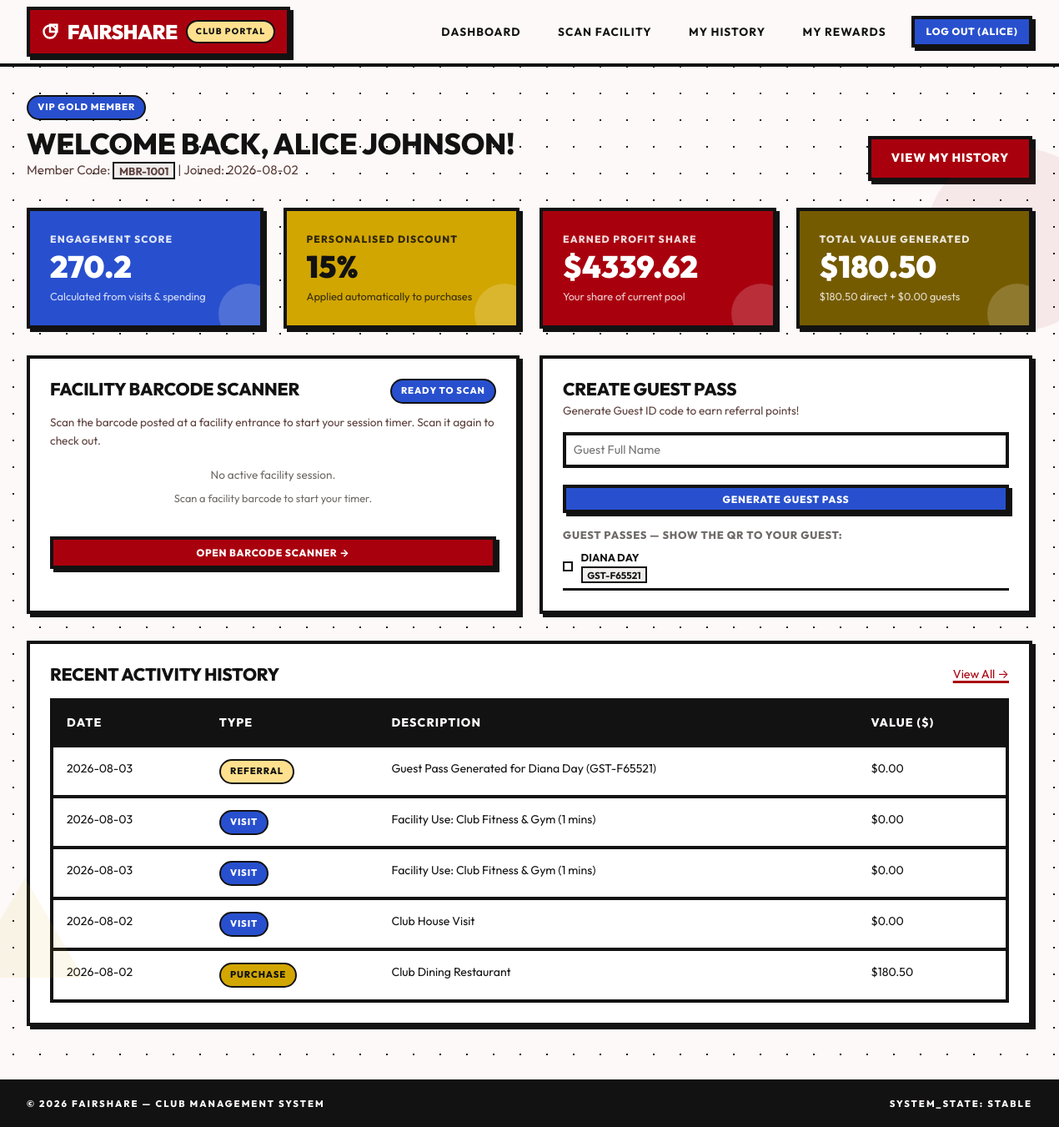
Before: /member/dashboard (signed in) with the older database file.
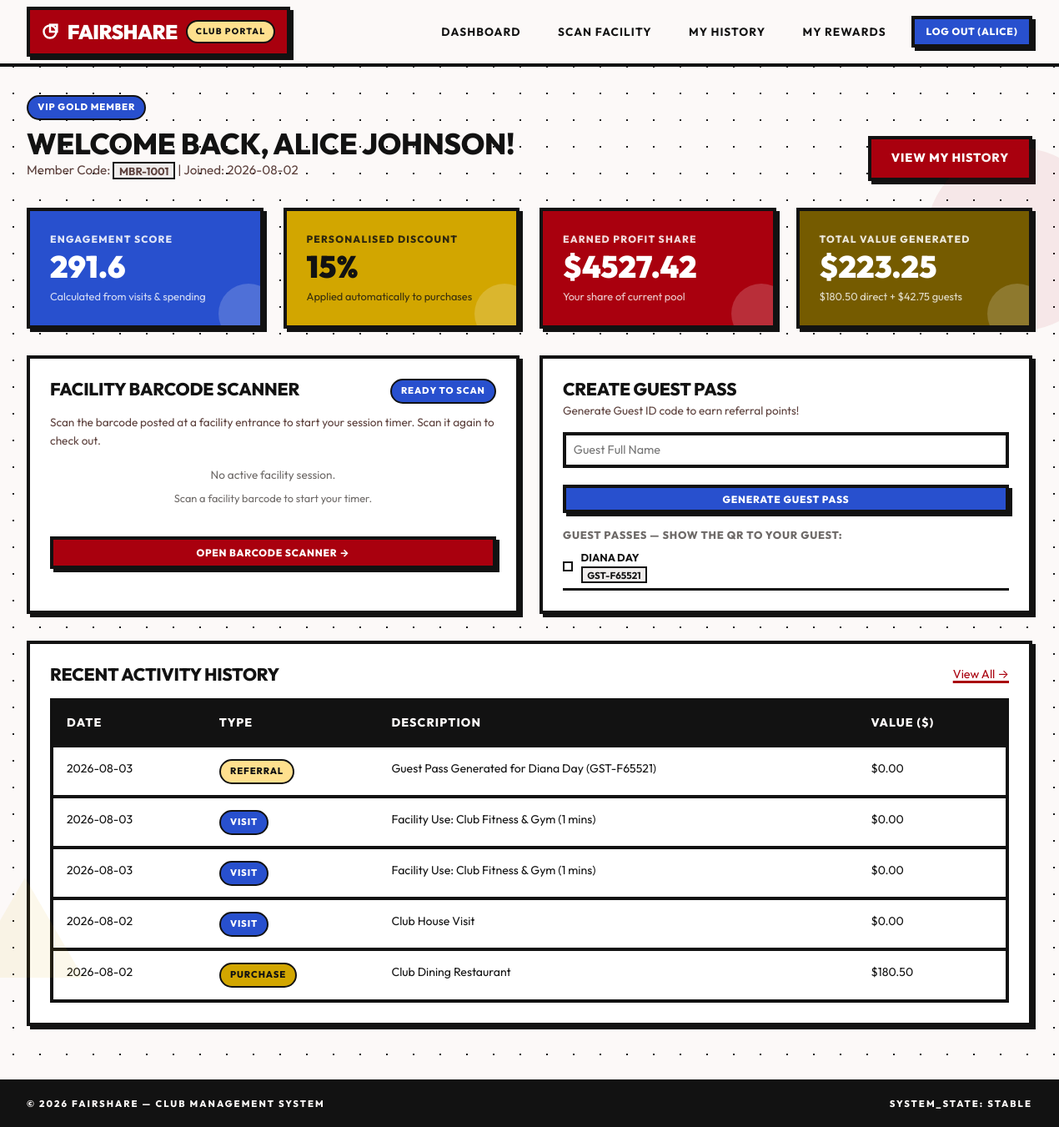
After: the same page with the newer database file.
### tables this page shows
CREATE TABLE users (
            id INTEGER PRIMARY KEY AUTOINCREMENT,
            username TEXT UNIQUE NOT NULL,
            password_hash TEXT NOT NULL,
            role TEXT NOT NULL CHECK(role IN ('member', 'admin')),
            created_at TIMESTAMP DEFAULT CURRENT_TIMESTAMP
        );

CREATE TABLE members (
            id INTEGER PRIMARY KEY AUTOINCREMENT,
            user_id INTEGER UNIQUE NOT NULL,
            full_name TEXT NOT NULL,
            membership_type TEXT NOT NULL DEFAULT 'Standard',
            email TEXT NOT NULL,
            phone TEXT,
            member_code TEXT UNIQUE NOT NULL,
            join_date TIMESTAMP DEFAULT CURRENT_TIMESTAMP,
            FOREIGN KEY (user_id) REFERENCES users (id) ON DELETE CASCADE
        );

CREATE TABLE rewards (
            id INTEGER PRIMARY KEY AUTOINCREMENT,
            member_id INTEGER NOT NULL,
            engagement_score REAL DEFAULT 0.0,
            discount_percentage REAL DEFAULT 0.0,
            earned_profit_share REAL DEFAULT 0.0,
            redemption_code TEXT UNIQUE NOT NULL,
            status TEXT DEFAULT 'active' CHECK(status IN ('active', 'redeemed')),
            created_at TIMESTAMP DEFAULT CURRENT_TIMESTAMP,
            FOREIGN KEY (member_id) REFERENCES members (id) ON DELETE CASCADE
        );

CREATE TABLE guest_ids (
            id INTEGER PRIMARY KEY AUTOINCREMENT,
            guest_code TEXT UNIQUE NOT NULL,
            guest_name TEXT NOT NULL,
            host_member_id INTEGER NOT NULL,
            created_at TIMESTAMP DEFAULT CURRENT_TIMESTAMP,
            FOREIGN KEY (host_member_id) REFERENCES members (id) ON DELETE CASCADE
        );

CREATE TABLE activities (
            id INTEGER PRIMARY KEY AUTOINCREMENT,
            member_id INTEGER NOT NULL,
            activity_type TEXT NOT NULL CHECK(activity_type IN ('visit', 'purchase', 'referral', 'facility')),
            service_name TEXT NOT NULL,
            transaction_value REAL DEFAULT 0.0,
            guest_count INTEGER DEFAULT 0,
            created_at TIMESTAMP DEFAULT CURRENT_TIMESTAMP,
            FOREIGN KEY (member_id) REFERENCES members (id) ON DELETE CASCADE
        );

### main.py (the view)
@app.route('/member/dashboard')
@login_required
def member_dashboard():
    conn = get_db()
    cursor = conn.cursor()
    cursor.execute("SELECT * FROM members WHERE user_id = ?", (session['user_id'],))
    member = cursor.fetchone()
    if not member:
        conn.close()
        flash('Member profile not found.', 'danger')
        return redirect(url_for('index'))
    rewards = EngagementEngine.update_member_rewards(member['id'])
    cursor.execute('''
        SELECT activity_type, service_name, transaction_value, guest_count, created_at
        FROM activities WHERE member_id = ? ORDER BY created_at DESC LIMIT 5
    ''', (member['id'],))
    recent_activities = cursor.fetchall()
    cursor.execute('''
        SELECT * FROM facility_checkins WHERE member_id = ? AND guest_id IS NULL AND status = 'active'
    ''', (member['id'],))
    active_checkin = cursor.fetchone()
    cursor.execute("SELECT * FROM guest_ids WHERE host_member_id = ? ORDER BY created_at DESC", (member['id'],))
    guests = cursor.fetchall()
    conn.close()
    return render_template('member/dashboard.html', member=member, rewards=rewards,
                           recent_activities=recent_activities, active_checkin=active_checkin, guests=guests)

### database.py (called while the page is built)
def get_db():
    db_path = Config.DATABASE
    os.makedirs(os.path.dirname(db_path), exist_ok=True)
    conn = sqlite3.connect(db_path)
    conn.row_factory = sqlite3.Row
    conn.execute("PRAGMA foreign_keys = ON;")
    return conn

### main.py (called while the page is built)
@app.after_request
def add_header(response):
    if app.debug:
        response.headers['Cache-Control'] = 'no-cache, no-store, must-revalidate'
    else:
        response.headers['Cache-Control'] = 'public, max-age=3600'
    return response

def login_required(f):
    @functools.wraps(f)
    def decorated_function(*args, **kwargs):
        if 'user_id' not in session:
            flash('Please log in to access this page.', 'warning')
            return redirect(url_for('login'))
        return f(*args, **kwargs)
    return decorated_function

@app.context_processor
def inject_user():
    user = None
    member = None
    guest = None
    if 'user_id' in session:
        conn = get_db()
        cursor = conn.cursor()
        cursor.execute("SELECT id, username, role FROM users WHERE id = ?", (session['user_id'],))
        user = cursor.fetchone()
        if user and user['role'] == 'member':
            cursor.execute("SELECT * FROM members WHERE user_id = ?", (user['id'],))
            member = cursor.fetchone()
        conn.close()
    if 'guest_id' in session:
        conn = get_db()
        cursor = conn.cursor()
        cursor.execute("SELECT id, guest_name, guest_code FROM guest_ids WHERE id = ?", (session['guest_id'],))
        guest = cursor.fetchone()
        conn.close()
    return dict(current_user=user, current_member=member, current_guest=guest)

### models.py (called while the page is built)
    @staticmethod
    def get_settings():
        conn = get_db()
        cursor = conn.cursor()
        cursor.execute("SELECT * FROM reward_settings ORDER BY id DESC LIMIT 1")
        settings = cursor.fetchone()
        conn.close()
        return settings

    @staticmethod
    def calculate_discount_band(score):
        if score >= 350:
            return 20.0
        elif score >= 200:
            return 15.0
        elif score >= 100:
            return 10.0
        elif score >= 50:
            return 5.0
        return 0.0

### templates/member/dashboard.html (shortened to what this page needs)
{% extends "base.html" %}
{% block content %}
<div style="display: flex; justify-content: space-between; align-items: flex-end; margin-bottom: 2rem;">
  <div>
    <span class="badge badge-blue" style="margin-bottom: 0.5rem;">{{ member.membership_type }} Member</span>
    <h1 style="font-size: 2.2rem;">Welcome back, {{ member.full_name }}!</h1>
    <p style="color: var(--text-muted); font-size: 0.95rem;">Member Code: <code>{{ member.member_code }}</code> | Joined: {{ member.join_date[:10] }}</p>
  </div>
  <a href="{{ url_for('member_activity') }}" class="btn btn-primary">View My History</a>
</div>
<div class="grid grid-cols-4" style="margin-bottom: 2rem;">
  <div class="card stat-card blue">
    <span class="stat-label">Engagement Score</span>
    <span class="stat-value">{{ "%.1f"|format(rewards.engagement_score) }}</span>
    <span class="stat-desc">Calculated from visits & spending</span>
  </div>
  <div class="card stat-card emerald">
    <span class="stat-label">Personalised Discount</span>
    <span class="stat-value">{{ "%.0f"|format(rewards.discount_percentage) }}%</span>
    <span class="stat-desc">Applied automatically to purchases</span>
  </div>
  <div class="card stat-card red">
    <span class="stat-label">Earned Profit Share</span>
    <span class="stat-value">${{ "%.2f"|format(rewards.earned_profit_share) }}</span>
    <span class="stat-desc">Your share of current pool</span>
  </div>
  <div class="card stat-card purple">
    <span class="stat-label">Total Value Generated</span>
    <span class="stat-value">${{ "%.2f"|format(rewards.details.total_spending) }}</span>
    <span class="stat-desc">${{ "%.2f"|format(rewards.details.direct_spending) }} direct + ${{ "%.2f"|format(rewards.details.guest_spending) }} guests</span>
  </div>
</div>
<div class="grid grid-cols-2" style="gap: 1.5rem; margin-bottom: 2rem;">
  <div class="card">
    <div style="display: flex; justify-content: space-between; align-items: flex-start; margin-bottom: 0.75rem;">
      <h3>Facility Barcode Scanner</h3>
      {% if active_checkin %}
        <span class="badge badge-emerald">Session Active</span>
      {% else %}
        <span class="badge badge-blue">Ready to Scan</span>
      {% endif %}
    </div>
    <p style="color: var(--text-muted); font-size: 0.85rem;">Scan the barcode posted at a facility entrance to start your session timer. Scan it again to check out.</p>
    {% if active_checkin %}
      <div class="session-active" style="margin-top: 1rem;">
        <p style="font-weight: 800; color: var(--ink); font-size: 0.95rem;">{{ active_checkin.facility_name }}</p>
        <p style="color: var(--ink); font-size: 0.85rem; margin-top: 0.2rem;">Started at {{ active_checkin.check_in_time[11:16] }} — scan the same barcode again to check out.</p>
      </div>
    {% else %}
      <div style="padding: 1.25rem 0; text-align: center;">
        <p style="color: var(--text-dim); font-size: 0.85rem;">No active facility session.</p>
        <p style="color: var(--text-dim); font-size: 0.8rem; margin-top: 0.35rem;">Scan a facility barcode to start your timer.</p>
      </div>
    {% endif %}
    <a href="{{ url_for('member_scan') }}" class="btn btn-primary btn-sm" style="width: 100%; margin-top: 1rem;">Open Barcode Scanner &rarr;</a>
  </div>
  <div class="card">
    <h3>Create Guest Pass</h3>
    <p style="color: var(--text-muted); font-size: 0.85rem; margin-top: 0.25rem; margin-bottom: 0.85rem;">Generate Guest ID code to earn referral points!</p>
    <form action="{{ url_for('member_guest_create') }}" method="POST">
      <div class="form-group">
        <input type="text" name="guest_name" class="form-control" placeholder="Guest Full Name" required style="font-size: 0.9rem; padding: 0.55rem;">
      </div>
      <button type="submit" class="btn btn-secondary btn-sm" style="width: 100%;">Generate Guest Pass</button>
    </form>
    {% if guests %}
      <div style="margin-top: 1rem; max-height: 170px; overflow-y: auto; font-size: 0.8rem;">
        <span style="color: var(--text-dim); font-weight: 800; text-transform: uppercase; letter-spacing: 0.06em;">Guest Passes — show the QR to your guest:</span>
        {% for g in guests[:3] %}
          <div style="display: flex; align-items: center; gap: 0.6rem; border-bottom: 3px solid var(--ink); padding: 0.4rem 0;">
            <div class="guest-pass-qr"><div data-qr="{{ g.guest_code }}" data-qr-width="52"></div></div>
            <div style="flex: 1;">
              <p style="font-weight: 700; text-transform: uppercase;">{{ g.guest_name }}</p>
              <code style="color: var(--ink); font-size: 0.72rem;">{{ g.guest_code }}</code>
            </div>
          </div>
        {% endfor %}
      </div>
    {% endif %}
  </div>
</div>
<div class="card">
  <div style="display: flex; justify-content: space-between; align-items: center; margin-bottom: 1rem;">
    <h3>Recent Activity History</h3>
    <a href="{{ url_for('member_activity') }}" class="u-link" style="font-size: 0.9rem;">View All &rarr;</a>
  </div>
  <div class="table-container">
    <table class="table">
      <thead>
        <tr>
          <th>Date</th>
          <th>Type</th>
          <th>Description</th>
          <th>Value ($)</th>
        </tr>
      </thead>
      <tbody>
        {% for act in recent_activities %}
          <tr>
            <td>{{ act.created_at[:10] }}</td>
            <td>
              {% if act.activity_type == 'visit' %}
                <span class="badge badge-blue">Visit</span>
              {% elif act.activity_type == 'purchase' %}
                <span class="badge badge-emerald">Purchase</span>
              {% elif act.activity_type == 'referral' %}
                <span class="badge badge-amber">Referral</span>
              {% else %}
                <span class="badge badge-purple">Facility</span>
              {% endif %}
            </td>
            <td>{{ act.service_name }}</td>
            <td>${{ "%.2f"|format(act.transaction_value) }}</td>
          </tr>
        {% else %}
          <tr>
            <td colspan="4" style="text-align: center; color: var(--text-muted);">No activity logged yet.</td>
          </tr>
        {% endfor %}
      </tbody>
    </table>
  </div>
</div>
{% endblock %}

### templates/base.html (shortened to what this page needs)
<!DOCTYPE html>
<html lang="en">
<head>
  <link rel="stylesheet" href="{{ url_for('static', filename='css/styles.css') }}?v=3">
</head>
<body>
  <nav class="navbar">
    <div class="navbar-container">
      <a href="{% if current_user %}{% if current_user.role == 'admin' %}{{ url_for('admin_dashboard') }}{% else %}{{ url_for('member_dashboard') }}{% endif %}{% else %}{{ url_for('index') }}{% endif %}" class="brand-logo">
        <svg width="20" height="20" viewBox="0 0 24 24" fill="none" stroke="currentColor" stroke-width="3" stroke-linecap="square">
          <circle cx="12" cy="12" r="9"></circle>
          <rect x="12" y="2" width="10" height="10"></rect>
        </svg>
        FairShare
        <span class="brand-badge">Club Portal</span>
      </a>
      <ul class="nav-links">
        {% if current_user %}
          {% if current_user.role == 'admin' %}
            <li><a href="{{ url_for('admin_dashboard') }}" class="nav-link">Admin Dashboard</a></li>
            <li><a href="{{ url_for('admin_members') }}" class="nav-link">Members</a></li>
            <li><a href="{{ url_for('admin_activity') }}" class="nav-link">Activity Log</a></li>
            <li><a href="{{ url_for('admin_settings') }}" class="nav-link">Algorithm Settings</a></li>
            <li><a href="{{ url_for('admin_reports') }}" class="nav-link">CSV Reports</a></li>
          {% else %}
            <li><a href="{{ url_for('member_dashboard') }}" class="nav-link">Dashboard</a></li>
            <li><a href="{{ url_for('member_scan') }}" class="nav-link">Scan Facility</a></li>
            <li><a href="{{ url_for('member_activity') }}" class="nav-link">My History</a></li>
            <li><a href="{{ url_for('member_rewards') }}" class="nav-link">My Rewards</a></li>
          {% endif %}
          <li><a href="{{ url_for('logout') }}" class="btn btn-secondary btn-sm">Log Out ({{ current_user.username }})</a></li>
        {% else %}
          <li><a href="{{ url_for('guest_quick') }}" class="nav-link">Guest Check-In</a></li>
          <li><a href="{{ url_for('login') }}" class="btn btn-primary btn-sm">Log In</a></li>
        {% endif %}
      </ul>
    </div>
  </nav>
  <main class="main-content">
    {% block content %}{% endblock %}
  </main>
  <footer>
    <span>&copy; 2026 FairShare — Club Management System</span>
    <span>SYSTEM_STATE: STABLE</span>
  </footer>
</body>
</html>

Changed rows visible on the page:
changed rewards: engagement_score "270.2" → "291.6"; earned_profit_share "4339.62" → "4527.42"
Other visible differences:
{{ "%.2f"|format(rewards.details.total_spending) }}: "180.50" → "223.25"
{{ "%.2f"|format(rewards.details.guest_spending) }}: "0.00" → "42.75"
